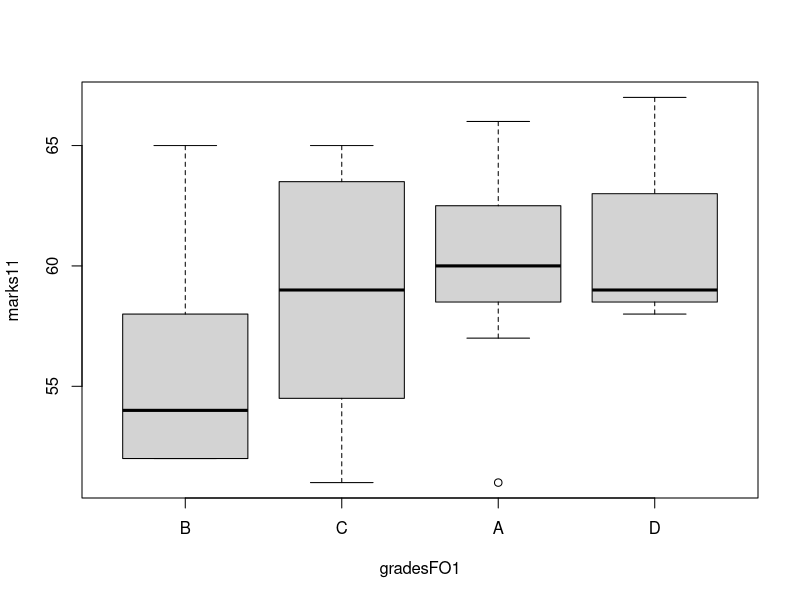
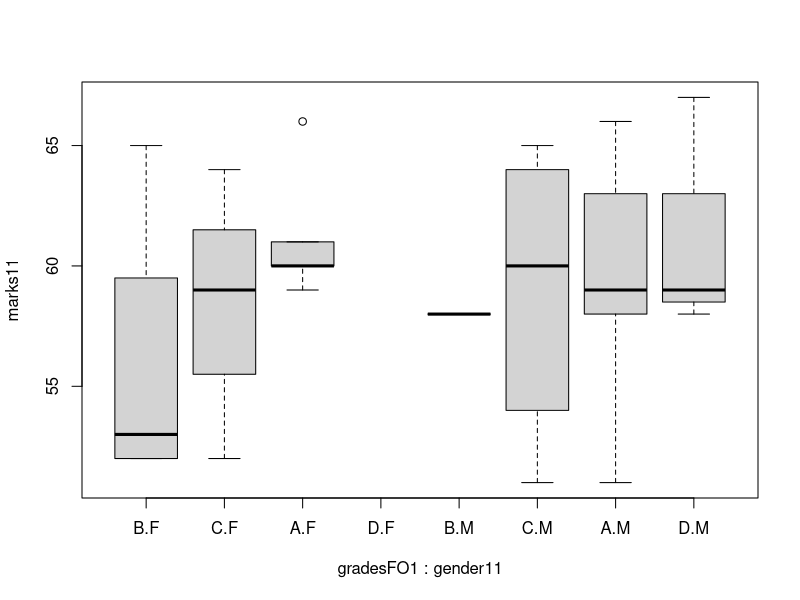
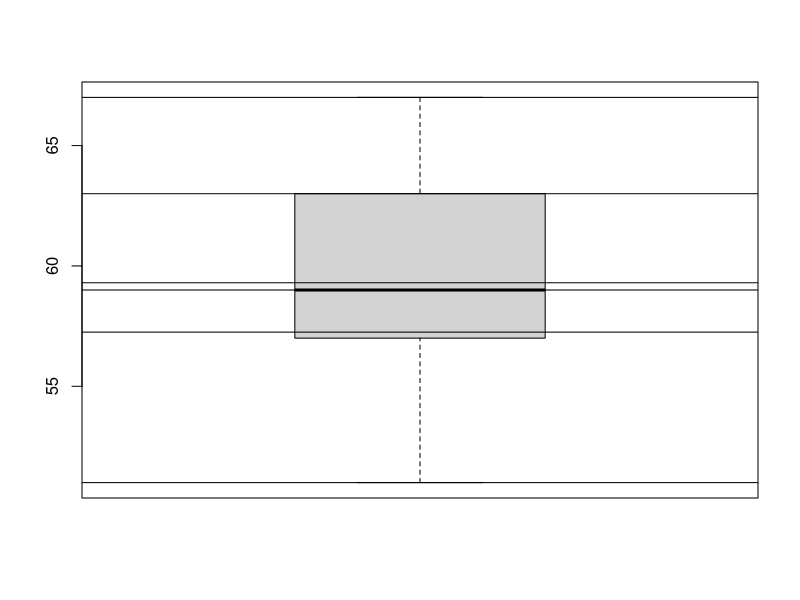

R code for these plots, in order:
grades=sample(c(LETTERS[1:4]),size=30,replace = T,prob = c(0.4,0.2,0.3,0.1)) #array
grades
grades=factor(grades) #converting to factor
summary(grades)
class(grades)
gradesFO= factor(grades,ordered = T) #ordered factor
gradesFO
gradesFO1=factor(grades,ordered = T,levels = c('B','C','A','D')) #changing the order of grades
gradesFO1
summary(gradesFO1)

(marks11=ceiling(rnorm(30,mean = 60,sd=5))) 
(gender11=factor(sample(c('M','F'), size = 30, replace = T)))
(student1=data.frame(marks11,gender11,gradesFO1))
boxplot(marks11~gradesFO1, data = student1) #creating a boxplot; ~ represents plotting one wrt other
boxplot(marks11~gradesFO1 + gender11, data = student1)
#ordering the factors gives us the convenience of seeing the boxplot as we want to see it
summary(marks11)
boxplot(marks11)
abline(h=summary(marks11))
quantile(marks11)
